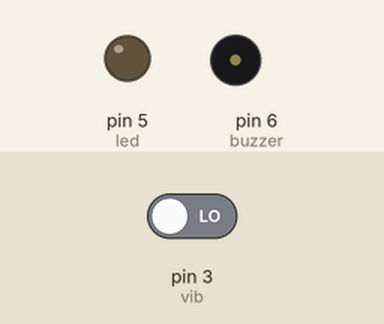
Recording of a sketch running on a simulated Arduino Uno, built with avr-gcc and run on an emulated ATmega328P. Parts: output pins drawn as LEDs (lit = HIGH), buzzer (waves = sounding, pin HIGH). Inputs (shaded band) come from the test bench; at power-on: pin 3 (vib) LOW.

Above: at 1.2 s.
1.3 s: pin 3 (vib) driven HIGH
At 3.0 s:
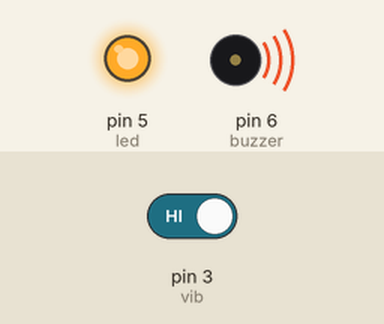
3.7 s: pin 3 (vib) driven LOW
At 5.9 s:
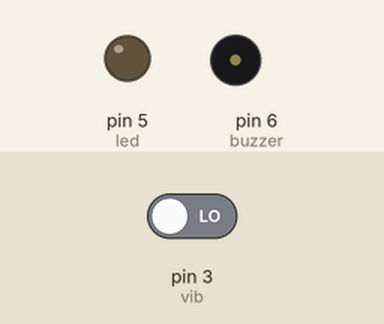
Timing chart, 0 to 7.4 s (numbered marks = the images above; inputs shaded):
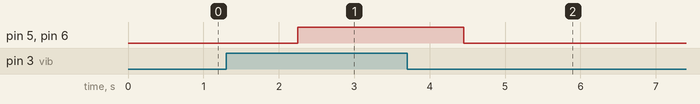

Measured:
- after the input at 1.3 s, pin 5 (led), pin 6 (buzzer): LOW → HIGH after 0.95 s
- after the input at 3.7 s, pin 5 (led), pin 6 (buzzer): HIGH → LOW after 0.75 s

The sketch:

vibration_sensor.ino
```cpp
int vib = 3;
int led = 5;
int buzzer = 6;
int vibration;

void setup() {

  pinMode(vib, INPUT);
  pinMode(led, OUTPUT);
  pinMode(buzzer, OUTPUT);
  delay (50);
}

void loop() {

  vibration = digitalRead(vib);
  if (vibration == 1) {
    digitalWrite(led, HIGH);
    digitalWrite(buzzer, HIGH);
    delay(1000);

  }
  else {
    digitalWrite(led, LOW);
    digitalWrite(buzzer, LOW);
    delay(1000);
  }
  delay(100);
}
```
